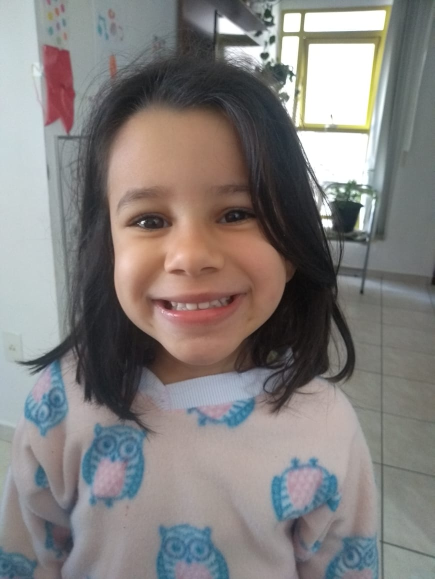
#> input picture livia.jpg, 869 x 1158 px (shown at 1/2 size)
$ python -i feature.py   (imports and definitions only)   (older library calls are emulated)
#> lines starting #> are read from the running program, lines starting #| are printed output that depends on the picture
#> further down, picture is the input picture: shape (1158, 869, 3); mean B, G, R 126.4, 128.2, 132.2
import numpy as np
from skimage.feature import hog
from skimage.feature import local_binary_pattern
import cv2


# [7 lines left out: function remove_border_slices, not called in this run]

def remove_ilumination(img):
    hsv = cv2.cvtColor(img,cv2.COLOR_BGR2HSV)
#> hsv: shape (1158, 869, 3); mean H, S, V 67.4, 36.7, 139
    (h,s,v) = cv2.split(hsv)
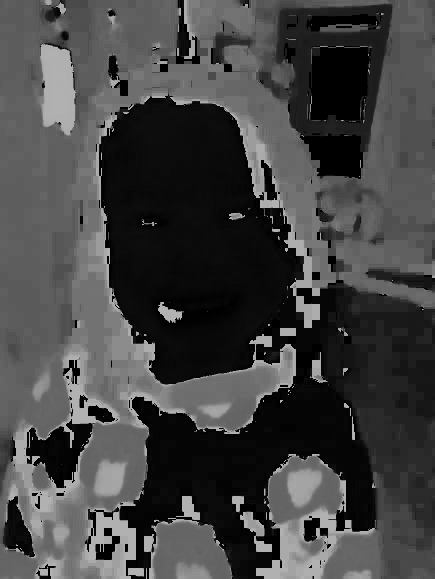
#> h: shape (1158, 869) (shown at 1/2 size); min 0, max 179, mean 67.4
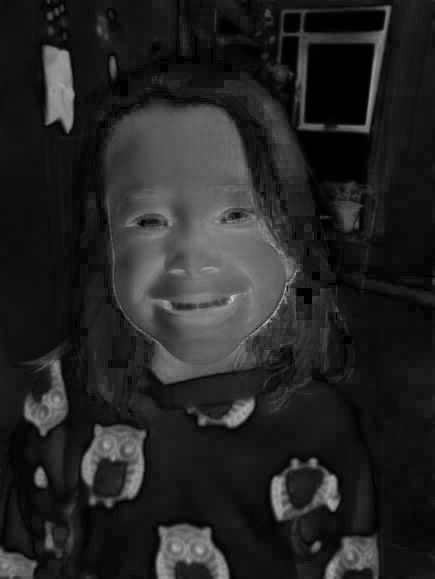
#> s: shape (1158, 869) (shown at 1/2 size); min 0, max 255, mean 36.7
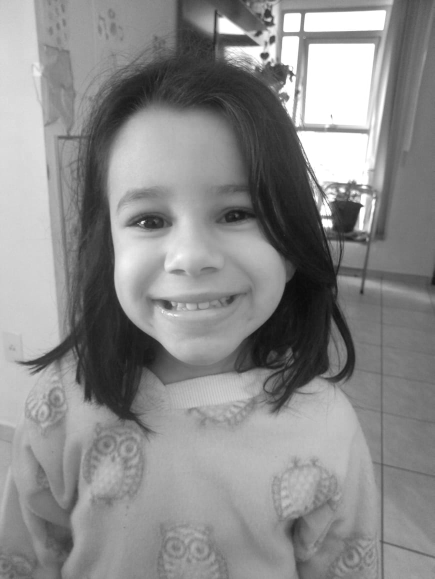
#> v: shape (1158, 869) (shown at 1/2 size); min 9, max 255, mean 139
    s[:] = 0
#> s: shape (1158, 869); every value is 0
    h[:] = 0
    hsvValueOnly = cv2.merge([h,s,v])
#> hsvValueOnly: shape (1158, 869, 3); mean H, S, V 0, 0, 139
    converted = cv2.cvtColor(hsvValueOnly,cv2.COLOR_HSV2BGR)
    return converted
# [54 lines left out: functions gamma_correction, pre_process, hot_encode_vect, getDescriptor, not called in this run]

>>> import cv2
>>> picture = cv2.imread('livia.jpg')
>>> result = remove_ilumination(picture)
